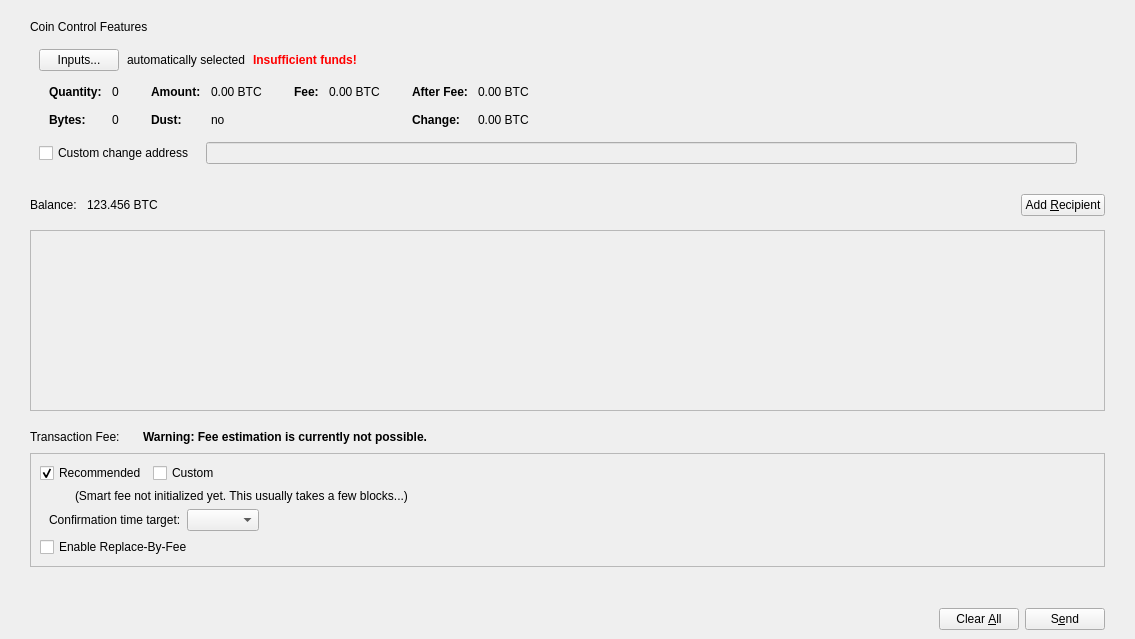
<?xml version="1.0" encoding="UTF-8"?>
<ui version="4.0">
 <class>SendCoinsDialog</class>
 <widget class="QDialog" name="SendCoinsDialog">
  <property name="geometry">
   <rect>
    <x>0</x>
    <y>0</y>
    <width>1135</width>
    <height>639</height>
   </rect>
  </property>
  <property name="windowTitle">
   <string>Send Coins</string>
  </property>
  <layout class="QVBoxLayout" name="verticalLayout_6">
   <property name="leftMargin">
    <number>0</number>
   </property>
   <property name="rightMargin">
    <number>0</number>
   </property>
   <property name="bottomMargin">
    <number>0</number>
   </property>
   <item>
    <layout class="QVBoxLayout" name="verticalLayout_11">
     <property name="leftMargin">
      <number>30</number>
     </property>
     <property name="topMargin">
      <number>9</number>
     </property>
     <property name="rightMargin">
      <number>30</number>
     </property>
     <item>
      <widget class="QWidget" name="coinControlWidget" native="true">
       <layout class="QVBoxLayout" name="verticalLayout_9">
        <property name="leftMargin">
         <number>0</number>
        </property>
        <property name="topMargin">
         <number>0</number>
        </property>
        <property name="rightMargin">
         <number>0</number>
        </property>
        <property name="bottomMargin">
         <number>0</number>
        </property>
        <item>
         <widget class="QLabel" name="label_2">
          <property name="text">
           <string>Coin Control Features</string>
          </property>
         </widget>
        </item>
        <item>
         <widget class="QWidget" name="coinControlContentsWidget" native="true">
          <layout class="QVBoxLayout" name="verticalLayout_8">
           <property name="bottomMargin">
            <number>6</number>
           </property>
           <item>
            <layout class="QVBoxLayout" name="verticalLayoutCoinControl" stretch="0,0,0,1">
             <property name="spacing">
              <number>0</number>
             </property>
             <item>
              <layout class="QHBoxLayout" name="horizontalLayoutCoinControl2" stretch="0,0,0,0">
               <property name="spacing">
                <number>8</number>
               </property>
               <property name="bottomMargin">
                <number>10</number>
               </property>
               <item>
                <widget class="QPushButton" name="pushButtonCoinControl">
                 <property name="styleSheet">
                  <string notr="true"/>
                 </property>
                 <property name="text">
                  <string>Inputs...</string>
                 </property>
                 <property name="autoDefault">
                  <bool>false</bool>
                 </property>
                </widget>
               </item>
               <item>
                <widget class="QLabel" name="labelCoinControlAutomaticallySelected">
                 <property name="text">
                  <string>automatically selected</string>
                 </property>
                 <property name="margin">
                  <number>5</number>
                 </property>
                </widget>
               </item>
               <item>
                <widget class="QLabel" name="labelCoinControlInsuffFunds">
                 <property name="font">
                  <font>
                   <weight>75</weight>
                   <bold>true</bold>
                  </font>
                 </property>
                 <property name="styleSheet">
                  <string notr="true">color:red;font-weight:bold;</string>
                 </property>
                 <property name="text">
                  <string>Insufficient funds!</string>
                 </property>
                 <property name="margin">
                  <number>5</number>
                 </property>
                </widget>
               </item>
               <item>
                <spacer name="horizontalSpacerCoinControl">
                 <property name="orientation">
                  <enum>Qt::Horizontal</enum>
                 </property>
                 <property name="sizeHint" stdset="0">
                  <size>
                   <width>40</width>
                   <height>1</height>
                  </size>
                 </property>
                </spacer>
               </item>
              </layout>
             </item>
             <item>
              <widget class="QWidget" name="widgetCoinControl" native="true">
               <property name="sizePolicy">
                <sizepolicy hsizetype="Preferred" vsizetype="Preferred">
                 <horstretch>0</horstretch>
                 <verstretch>0</verstretch>
                </sizepolicy>
               </property>
               <property name="minimumSize">
                <size>
                 <width>0</width>
                 <height>0</height>
                </size>
               </property>
               <property name="styleSheet">
                <string notr="true"/>
               </property>
               <layout class="QHBoxLayout" name="horizontalLayoutCoinControl5">
                <property name="leftMargin">
                 <number>0</number>
                </property>
                <property name="topMargin">
                 <number>0</number>
                </property>
                <property name="rightMargin">
                 <number>0</number>
                </property>
                <property name="bottomMargin">
                 <number>0</number>
                </property>
                <item>
                 <layout class="QHBoxLayout" name="horizontalLayoutCoinControl3" stretch="0,0,0,1">
                  <property name="spacing">
                   <number>20</number>
                  </property>
                  <property name="topMargin">
                   <number>0</number>
                  </property>
                  <property name="bottomMargin">
                   <number>10</number>
                  </property>
                  <item>
                   <layout class="QFormLayout" name="formLayoutCoinControl1">
                    <property name="horizontalSpacing">
                     <number>10</number>
                    </property>
                    <property name="verticalSpacing">
                     <number>14</number>
                    </property>
                    <property name="leftMargin">
                     <number>10</number>
                    </property>
                    <property name="topMargin">
                     <number>4</number>
                    </property>
                    <property name="rightMargin">
                     <number>6</number>
                    </property>
                    <item row="0" column="0">
                     <widget class="QLabel" name="labelCoinControlQuantityText">
                      <property name="font">
                       <font>
                        <weight>75</weight>
                        <bold>true</bold>
                       </font>
                      </property>
                      <property name="text">
                       <string>Quantity:</string>
                      </property>
                      <property name="margin">
                       <number>0</number>
                      </property>
                     </widget>
                    </item>
                    <item row="0" column="1">
                     <widget class="QLabel" name="labelCoinControlQuantity">
                      <property name="cursor">
                       <cursorShape>IBeamCursor</cursorShape>
                      </property>
                      <property name="contextMenuPolicy">
                       <enum>Qt::ActionsContextMenu</enum>
                      </property>
                      <property name="text">
                       <string notr="true">0</string>
                      </property>
                      <property name="margin">
                       <number>0</number>
                      </property>
                      <property name="textInteractionFlags">
                       <set>Qt::LinksAccessibleByMouse|Qt::TextSelectableByMouse</set>
                      </property>
                     </widget>
                    </item>
                    <item row="1" column="0">
                     <widget class="QLabel" name="labelCoinControlBytesText">
                      <property name="font">
                       <font>
                        <weight>75</weight>
                        <bold>true</bold>
                       </font>
                      </property>
                      <property name="text">
                       <string>Bytes:</string>
                      </property>
                     </widget>
                    </item>
                    <item row="1" column="1">
                     <widget class="QLabel" name="labelCoinControlBytes">
                      <property name="cursor">
                       <cursorShape>IBeamCursor</cursorShape>
                      </property>
                      <property name="contextMenuPolicy">
                       <enum>Qt::ActionsContextMenu</enum>
                      </property>
                      <property name="text">
                       <string notr="true">0</string>
                      </property>
                      <property name="textInteractionFlags">
                       <set>Qt::LinksAccessibleByMouse|Qt::TextSelectableByMouse</set>
                      </property>
                     </widget>
                    </item>
                   </layout>
                  </item>
                  <item>
                   <layout class="QFormLayout" name="formLayoutCoinControl2">
                    <property name="horizontalSpacing">
                     <number>10</number>
                    </property>
                    <property name="verticalSpacing">
                     <number>14</number>
                    </property>
                    <property name="leftMargin">
                     <number>6</number>
                    </property>
                    <property name="topMargin">
                     <number>4</number>
                    </property>
                    <property name="rightMargin">
                     <number>6</number>
                    </property>
                    <item row="0" column="0">
                     <widget class="QLabel" name="labelCoinControlAmountText">
                      <property name="font">
                       <font>
                        <weight>75</weight>
                        <bold>true</bold>
                       </font>
                      </property>
                      <property name="text">
                       <string>Amount:</string>
                      </property>
                      <property name="margin">
                       <number>0</number>
                      </property>
                     </widget>
                    </item>
                    <item row="0" column="1">
                     <widget class="QLabel" name="labelCoinControlAmount">
                      <property name="cursor">
                       <cursorShape>IBeamCursor</cursorShape>
                      </property>
                      <property name="contextMenuPolicy">
                       <enum>Qt::ActionsContextMenu</enum>
                      </property>
                      <property name="text">
                       <string notr="true">0.00 BTC</string>
                      </property>
                      <property name="textInteractionFlags">
                       <set>Qt::LinksAccessibleByMouse|Qt::TextSelectableByMouse</set>
                      </property>
                     </widget>
                    </item>
                    <item row="1" column="0">
                     <widget class="QLabel" name="labelCoinControlLowOutputText">
                      <property name="font">
                       <font>
                        <weight>75</weight>
                        <bold>true</bold>
                       </font>
                      </property>
                      <property name="text">
                       <string>Dust:</string>
                      </property>
                     </widget>
                    </item>
                    <item row="1" column="1">
                     <widget class="QLabel" name="labelCoinControlLowOutput">
                      <property name="cursor">
                       <cursorShape>IBeamCursor</cursorShape>
                      </property>
                      <property name="contextMenuPolicy">
                       <enum>Qt::ActionsContextMenu</enum>
                      </property>
                      <property name="text">
                       <string notr="true">no</string>
                      </property>
                      <property name="textInteractionFlags">
                       <set>Qt::LinksAccessibleByMouse|Qt::TextSelectableByMouse</set>
                      </property>
                     </widget>
                    </item>
                   </layout>
                  </item>
                  <item>
                   <layout class="QFormLayout" name="formLayoutCoinControl3">
                    <property name="horizontalSpacing">
                     <number>10</number>
                    </property>
                    <property name="verticalSpacing">
                     <number>14</number>
                    </property>
                    <property name="leftMargin">
                     <number>6</number>
                    </property>
                    <property name="topMargin">
                     <number>4</number>
                    </property>
                    <property name="rightMargin">
                     <number>6</number>
                    </property>
                    <item row="0" column="0">
                     <widget class="QLabel" name="labelCoinControlFeeText">
                      <property name="font">
                       <font>
                        <weight>75</weight>
                        <bold>true</bold>
                       </font>
                      </property>
                      <property name="text">
                       <string>Fee:</string>
                      </property>
                      <property name="margin">
                       <number>0</number>
                      </property>
                     </widget>
                    </item>
                    <item row="0" column="1">
                     <widget class="QLabel" name="labelCoinControlFee">
                      <property name="cursor">
                       <cursorShape>IBeamCursor</cursorShape>
                      </property>
                      <property name="contextMenuPolicy">
                       <enum>Qt::ActionsContextMenu</enum>
                      </property>
                      <property name="text">
                       <string notr="true">0.00 BTC</string>
                      </property>
                      <property name="textInteractionFlags">
                       <set>Qt::LinksAccessibleByMouse|Qt::TextSelectableByMouse</set>
                      </property>
                     </widget>
                    </item>
                   </layout>
                  </item>
                  <item>
                   <layout class="QFormLayout" name="formLayoutCoinControl4">
                    <property name="horizontalSpacing">
                     <number>10</number>
                    </property>
                    <property name="verticalSpacing">
                     <number>14</number>
                    </property>
                    <property name="leftMargin">
                     <number>6</number>
                    </property>
                    <property name="topMargin">
                     <number>4</number>
                    </property>
                    <property name="rightMargin">
                     <number>6</number>
                    </property>
                    <item row="0" column="0">
                     <widget class="QLabel" name="labelCoinControlAfterFeeText">
                      <property name="font">
                       <font>
                        <weight>75</weight>
                        <bold>true</bold>
                       </font>
                      </property>
                      <property name="text">
                       <string>After Fee:</string>
                      </property>
                      <property name="margin">
                       <number>0</number>
                      </property>
                     </widget>
                    </item>
                    <item row="0" column="1">
                     <widget class="QLabel" name="labelCoinControlAfterFee">
                      <property name="cursor">
                       <cursorShape>IBeamCursor</cursorShape>
                      </property>
                      <property name="contextMenuPolicy">
                       <enum>Qt::ActionsContextMenu</enum>
                      </property>
                      <property name="text">
                       <string notr="true">0.00 BTC</string>
                      </property>
                      <property name="textInteractionFlags">
                       <set>Qt::LinksAccessibleByMouse|Qt::TextSelectableByMouse</set>
                      </property>
                     </widget>
                    </item>
                    <item row="1" column="0">
                     <widget class="QLabel" name="labelCoinControlChangeText">
                      <property name="font">
                       <font>
                        <weight>75</weight>
                        <bold>true</bold>
                       </font>
                      </property>
                      <property name="text">
                       <string>Change:</string>
                      </property>
                     </widget>
                    </item>
                    <item row="1" column="1">
                     <widget class="QLabel" name="labelCoinControlChange">
                      <property name="cursor">
                       <cursorShape>IBeamCursor</cursorShape>
                      </property>
                      <property name="contextMenuPolicy">
                       <enum>Qt::ActionsContextMenu</enum>
                      </property>
                      <property name="text">
                       <string notr="true">0.00 BTC</string>
                      </property>
                      <property name="textInteractionFlags">
                       <set>Qt::LinksAccessibleByMouse|Qt::TextSelectableByMouse</set>
                      </property>
                     </widget>
                    </item>
                   </layout>
                  </item>
                 </layout>
                </item>
               </layout>
              </widget>
             </item>
             <item>
              <layout class="QHBoxLayout" name="horizontalLayoutCoinControl4" stretch="0,0,0">
               <property name="spacing">
                <number>12</number>
               </property>
               <property name="sizeConstraint">
                <enum>QLayout::SetDefaultConstraint</enum>
               </property>
               <property name="topMargin">
                <number>5</number>
               </property>
               <property name="rightMargin">
                <number>0</number>
               </property>
               <item>
                <widget class="QCheckBox" name="checkBoxCoinControlChange">
                 <property name="toolTip">
                  <string>If this is activated, but the change address is empty or invalid, change will be sent to a newly generated address.</string>
                 </property>
                 <property name="text">
                  <string>Custom change address</string>
                 </property>
                </widget>
               </item>
               <item>
                <widget class="QValidatedLineEdit" name="lineEditCoinControlChange">
                 <property name="enabled">
                  <bool>false</bool>
                 </property>
                 <property name="sizePolicy">
                  <sizepolicy hsizetype="Expanding" vsizetype="Fixed">
                   <horstretch>0</horstretch>
                   <verstretch>0</verstretch>
                  </sizepolicy>
                 </property>
                </widget>
               </item>
               <item>
                <widget class="QLabel" name="labelCoinControlChangeLabel">
                 <property name="sizePolicy">
                  <sizepolicy hsizetype="Preferred" vsizetype="Expanding">
                   <horstretch>0</horstretch>
                   <verstretch>0</verstretch>
                  </sizepolicy>
                 </property>
                 <property name="minimumSize">
                  <size>
                   <width>0</width>
                   <height>0</height>
                  </size>
                 </property>
                 <property name="text">
                  <string/>
                 </property>
                 <property name="margin">
                  <number>3</number>
                 </property>
                </widget>
               </item>
              </layout>
             </item>
             <item>
              <spacer name="verticalSpacerCoinControl">
               <property name="orientation">
                <enum>Qt::Vertical</enum>
               </property>
               <property name="sizeHint" stdset="0">
                <size>
                 <width>800</width>
                 <height>1</height>
                </size>
               </property>
              </spacer>
             </item>
            </layout>
           </item>
          </layout>
         </widget>
        </item>
       </layout>
      </widget>
     </item>
    </layout>
   </item>
   <item>
    <widget class="QWidget" name="widgetRecipients" native="true">
     <property name="sizePolicy">
      <sizepolicy hsizetype="Preferred" vsizetype="Preferred">
       <horstretch>0</horstretch>
       <verstretch>1</verstretch>
      </sizepolicy>
     </property>
     <layout class="QVBoxLayout" name="verticalLayout_7">
      <property name="spacing">
       <number>0</number>
      </property>
      <property name="leftMargin">
       <number>30</number>
      </property>
      <property name="topMargin">
       <number>0</number>
      </property>
      <property name="rightMargin">
       <number>30</number>
      </property>
      <property name="bottomMargin">
       <number>0</number>
      </property>
      <item>
       <layout class="QHBoxLayout" name="horizontalLayout_4">
        <property name="topMargin">
         <number>3</number>
        </property>
        <property name="rightMargin">
         <number>0</number>
        </property>
        <property name="bottomMargin">
         <number>0</number>
        </property>
        <item>
         <widget class="QLabel" name="label">
          <property name="sizePolicy">
           <sizepolicy hsizetype="Preferred" vsizetype="Preferred">
            <horstretch>0</horstretch>
            <verstretch>0</verstretch>
           </sizepolicy>
          </property>
          <property name="minimumSize">
           <size>
            <width>20</width>
            <height>50</height>
           </size>
          </property>
          <property name="text">
           <string>Balance:</string>
          </property>
         </widget>
        </item>
        <item>
         <spacer name="horizontalSpacer_8">
          <property name="orientation">
           <enum>Qt::Horizontal</enum>
          </property>
          <property name="sizeType">
           <enum>QSizePolicy::Fixed</enum>
          </property>
          <property name="sizeHint" stdset="0">
           <size>
            <width>10</width>
            <height>20</height>
           </size>
          </property>
         </spacer>
        </item>
        <item>
         <widget class="QLabel" name="labelBalance">
          <property name="sizePolicy">
           <sizepolicy hsizetype="Preferred" vsizetype="Preferred">
            <horstretch>0</horstretch>
            <verstretch>0</verstretch>
           </sizepolicy>
          </property>
          <property name="minimumSize">
           <size>
            <width>20</width>
            <height>50</height>
           </size>
          </property>
          <property name="cursor">
           <cursorShape>IBeamCursor</cursorShape>
          </property>
          <property name="text">
           <string notr="true">123.456 BTC</string>
          </property>
          <property name="textInteractionFlags">
           <set>Qt::LinksAccessibleByMouse|Qt::TextSelectableByMouse</set>
          </property>
         </widget>
        </item>
        <item>
         <spacer name="horizontalSpacer_7">
          <property name="orientation">
           <enum>Qt::Horizontal</enum>
          </property>
          <property name="sizeHint" stdset="0">
           <size>
            <width>40</width>
            <height>20</height>
           </size>
          </property>
         </spacer>
        </item>
        <item>
         <widget class="BCSPushButton" name="addButton">
          <property name="toolTip">
           <string>Send to multiple recipients at once</string>
          </property>
          <property name="text">
           <string>Add &amp;Recipient</string>
          </property>
          <property name="icon">
           <iconset resource="../bitcoin.qrc">
            <normaloff>:/icons/add_recipient</normaloff>:/icons/add_recipient</iconset>
          </property>
          <property name="autoDefault">
           <bool>false</bool>
          </property>
         </widget>
        </item>
       </layout>
      </item>
      <item>
       <widget class="QScrollArea" name="scrollArea">
        <property name="widgetResizable">
         <bool>true</bool>
        </property>
        <widget class="QWidget" name="scrollAreaWidgetContents">
         <property name="geometry">
          <rect>
           <x>0</x>
           <y>0</y>
           <width>1073</width>
           <height>72</height>
          </rect>
         </property>
         <layout class="QVBoxLayout" name="verticalLayout_2" stretch="0,1">
          <property name="leftMargin">
           <number>0</number>
          </property>
          <property name="topMargin">
           <number>0</number>
          </property>
          <property name="rightMargin">
           <number>0</number>
          </property>
          <property name="bottomMargin">
           <number>0</number>
          </property>
          <item>
           <layout class="QVBoxLayout" name="entries">
            <property name="spacing">
             <number>6</number>
            </property>
           </layout>
          </item>
          <item>
           <spacer name="verticalSpacer">
            <property name="orientation">
             <enum>Qt::Vertical</enum>
            </property>
            <property name="sizeHint" stdset="0">
             <size>
              <width>20</width>
              <height>0</height>
             </size>
            </property>
           </spacer>
          </item>
         </layout>
        </widget>
       </widget>
      </item>
     </layout>
    </widget>
   </item>
   <item>
    <spacer name="verticalSpacer_2">
     <property name="orientation">
      <enum>Qt::Vertical</enum>
     </property>
     <property name="sizeType">
      <enum>QSizePolicy::Fixed</enum>
     </property>
     <property name="sizeHint" stdset="0">
      <size>
       <width>20</width>
       <height>10</height>
      </size>
     </property>
    </spacer>
   </item>
   <item>
    <layout class="QVBoxLayout" name="verticalLayout_10">
     <property name="leftMargin">
      <number>30</number>
     </property>
     <property name="rightMargin">
      <number>30</number>
     </property>
     <property name="bottomMargin">
      <number>20</number>
     </property>
     <item>
      <layout class="QHBoxLayout" name="horizontalLayoutFee1">
       <property name="bottomMargin">
        <number>0</number>
       </property>
       <item>
        <layout class="QVBoxLayout" name="verticalLayoutFee7">
         <property name="spacing">
          <number>0</number>
         </property>
         <item>
          <layout class="QHBoxLayout" name="horizontalLayoutSmartFee">
           <property name="spacing">
            <number>10</number>
           </property>
           <item>
            <widget class="QLabel" name="labelFeeHeadline">
             <property name="sizePolicy">
              <sizepolicy hsizetype="Preferred" vsizetype="Maximum">
               <horstretch>0</horstretch>
               <verstretch>0</verstretch>
              </sizepolicy>
             </property>
             <property name="font">
              <font>
               <weight>50</weight>
               <bold>false</bold>
              </font>
             </property>
             <property name="text">
              <string>Transaction Fee:</string>
             </property>
            </widget>
           </item>
           <item>
            <widget class="QLabel" name="labelFeeMinimized">
             <property name="text">
              <string/>
             </property>
            </widget>
           </item>
          </layout>
         </item>
        </layout>
       </item>
       <item>
        <widget class="QLabel" name="fallbackFeeWarningLabel">
         <property name="font">
          <font>
           <weight>75</weight>
           <bold>true</bold>
          </font>
         </property>
         <property name="toolTip">
          <string>Using the fallbackfee can result in sending a transaction that will take several hours or days (or never) to confirm. Consider choosing your fee manually or wait until you have validated the complete chain.</string>
         </property>
         <property name="text">
          <string>Warning: Fee estimation is currently not possible.</string>
         </property>
         <property name="wordWrap">
          <bool>false</bool>
         </property>
        </widget>
       </item>
       <item>
        <spacer name="horizontalSpacer_4">
         <property name="orientation">
          <enum>Qt::Horizontal</enum>
         </property>
         <property name="sizeType">
          <enum>QSizePolicy::MinimumExpanding</enum>
         </property>
         <property name="sizeHint" stdset="0">
          <size>
           <width>40</width>
           <height>20</height>
          </size>
         </property>
        </spacer>
       </item>
      </layout>
     </item>
     <item>
      <widget class="QFrame" name="frameFee">
       <property name="sizePolicy">
        <sizepolicy hsizetype="Expanding" vsizetype="Expanding">
         <horstretch>0</horstretch>
         <verstretch>0</verstretch>
        </sizepolicy>
       </property>
       <property name="maximumSize">
        <size>
         <width>16777215</width>
         <height>16777215</height>
        </size>
       </property>
       <property name="frameShape">
        <enum>QFrame::StyledPanel</enum>
       </property>
       <property name="frameShadow">
        <enum>QFrame::Sunken</enum>
       </property>
       <layout class="QVBoxLayout" name="verticalLayout_5">
        <item>
         <layout class="QHBoxLayout" name="horizontalLayout_3">
          <item>
           <widget class="QCheckBox" name="radioSmartFee">
            <property name="text">
             <string>Recommended</string>
            </property>
            <property name="checked">
             <bool>true</bool>
            </property>
            <attribute name="buttonGroup">
             <string notr="true">groupFee</string>
            </attribute>
           </widget>
          </item>
          <item>
           <widget class="QCheckBox" name="radioCustomFee">
            <property name="text">
             <string>Custom</string>
            </property>
            <attribute name="buttonGroup">
             <string notr="true">groupFee</string>
            </attribute>
           </widget>
          </item>
          <item>
           <spacer name="horizontalSpacer_3">
            <property name="orientation">
             <enum>Qt::Horizontal</enum>
            </property>
            <property name="sizeHint" stdset="0">
             <size>
              <width>40</width>
              <height>20</height>
             </size>
            </property>
           </spacer>
          </item>
         </layout>
        </item>
        <item>
         <widget class="QFrame" name="frameFeeSelection">
          <layout class="QVBoxLayout" name="verticalLayout_4">
           <property name="leftMargin">
            <number>9</number>
           </property>
           <property name="topMargin">
            <number>0</number>
           </property>
           <property name="rightMargin">
            <number>0</number>
           </property>
           <property name="bottomMargin">
            <number>0</number>
           </property>
           <item>
            <widget class="QStackedWidget" name="stackedFeeTypes">
             <property name="currentIndex">
              <number>0</number>
             </property>
             <widget class="QWidget" name="page">
              <layout class="QVBoxLayout" name="verticalLayout_3">
               <property name="leftMargin">
                <number>0</number>
               </property>
               <property name="topMargin">
                <number>0</number>
               </property>
               <property name="rightMargin">
                <number>0</number>
               </property>
               <property name="bottomMargin">
                <number>0</number>
               </property>
               <item>
                <layout class="QHBoxLayout" name="horizontalLayoutFee12">
                 <item>
                  <widget class="QLabel" name="labelSmartFee">
                   <property name="text">
                    <string/>
                   </property>
                   <property name="margin">
                    <number>2</number>
                   </property>
                  </widget>
                 </item>
                 <item>
                  <widget class="QLabel" name="labelFeeEstimation">
                   <property name="text">
                    <string/>
                   </property>
                  </widget>
                 </item>
                 <item>
                  <widget class="QLabel" name="labelSmartFee2">
                   <property name="text">
                    <string>(Smart fee not initialized yet. This usually takes a few blocks...)</string>
                   </property>
                   <property name="margin">
                    <number>2</number>
                   </property>
                  </widget>
                 </item>
                 <item>
                  <spacer name="horizontalSpacer_5">
                   <property name="orientation">
                    <enum>Qt::Horizontal</enum>
                   </property>
                   <property name="sizeHint" stdset="0">
                    <size>
                     <width>1</width>
                     <height>1</height>
                    </size>
                   </property>
                  </spacer>
                 </item>
                </layout>
               </item>
               <item>
                <layout class="QHBoxLayout" name="horizontalLayoutFee9">
                 <item>
                  <layout class="QVBoxLayout" name="verticalLayoutFee6">
                   <item>
                    <widget class="QLabel" name="labelSmartFee3">
                     <property name="text">
                      <string>Confirmation time target:</string>
                     </property>
                     <property name="margin">
                      <number>2</number>
                     </property>
                    </widget>
                   </item>
                  </layout>
                 </item>
                 <item>
                  <layout class="QVBoxLayout" name="verticalLayoutFee5">
                   <property name="rightMargin">
                    <number>30</number>
                   </property>
                   <item>
                    <layout class="QHBoxLayout" name="horizontalLayoutConfTarget">
                     <property name="bottomMargin">
                      <number>0</number>
                     </property>
                     <item>
                      <widget class="QComboBox" name="confTargetSelector"/>
                     </item>
                     <item>
                      <spacer name="horizontalSpacerConfTarget">
                       <property name="orientation">
                        <enum>Qt::Horizontal</enum>
                       </property>
                       <property name="sizeHint" stdset="0">
                        <size>
                         <width>40</width>
                         <height>20</height>
                        </size>
                       </property>
                      </spacer>
                     </item>
                    </layout>
                   </item>
                  </layout>
                 </item>
                </layout>
               </item>
              </layout>
             </widget>
             <widget class="QWidget" name="page_2">
              <layout class="QVBoxLayout" name="verticalLayout">
               <property name="leftMargin">
                <number>0</number>
               </property>
               <property name="topMargin">
                <number>0</number>
               </property>
               <property name="rightMargin">
                <number>0</number>
               </property>
               <property name="bottomMargin">
                <number>0</number>
               </property>
               <item>
                <layout class="QHBoxLayout" name="horizontalLayoutFee13">
                 <item>
                  <widget class="QLabel" name="labelCustomPerKilobyte">
                   <property name="toolTip">
                    <string>If the custom fee is set to 1000 satoshis and the transaction is only 250 bytes, then &quot;per kilobyte&quot; only pays 250 satoshis in fee, while &quot;total at least&quot; pays 1000 satoshis. For transactions bigger than a kilobyte both pay by kilobyte.</string>
                   </property>
                   <property name="text">
                    <string>per kilobyte</string>
                   </property>
                  </widget>
                 </item>
                 <item>
                  <widget class="BitcoinAmountField" name="customFee"/>
                 </item>
                 <item>
                  <spacer name="horizontalSpacer_6">
                   <property name="orientation">
                    <enum>Qt::Horizontal</enum>
                   </property>
                   <property name="sizeHint" stdset="0">
                    <size>
                     <width>1</width>
                     <height>1</height>
                    </size>
                   </property>
                  </spacer>
                 </item>
                </layout>
               </item>
               <item>
                <layout class="QHBoxLayout" name="horizontalLayoutFee8">
                 <item>
                  <widget class="QLabel" name="labelCustomFeeWarning">
                   <property name="enabled">
                    <bool>true</bool>
                   </property>
                   <property name="toolTip">
                    <string>When there is less transaction volume than space in the blocks, miners as well as relaying nodes may enforce a minimum fee. Paying only this minimum fee is just fine, but be aware that this can result in a never confirming transaction once there is more demand for bitcoin transactions than the network can process.</string>
                   </property>
                   <property name="text">
                    <string>A too low fee might result in a never confirming transaction (read the tooltip)</string>
                   </property>
                  </widget>
                 </item>
                 <item>
                  <spacer name="horizontalSpacer_2">
                   <property name="orientation">
                    <enum>Qt::Horizontal</enum>
                   </property>
                   <property name="sizeHint" stdset="0">
                    <size>
                     <width>1</width>
                     <height>1</height>
                    </size>
                   </property>
                  </spacer>
                 </item>
                </layout>
               </item>
              </layout>
             </widget>
            </widget>
           </item>
          </layout>
         </widget>
        </item>
        <item>
         <widget class="QCheckBox" name="optInRBF">
          <property name="toolTip">
           <string>With Replace-By-Fee (BIP-125) you can increase a transaction's fee after it is sent. Without this, a higher fee may be recommended to compensate for increased transaction delay risk.</string>
          </property>
          <property name="text">
           <string>Enable Replace-By-Fee</string>
          </property>
         </widget>
        </item>
       </layout>
      </widget>
     </item>
    </layout>
   </item>
   <item>
    <widget class="QWidget" name="buttonsContainerWhite" native="true">
     <layout class="QHBoxLayout" name="horizontalLayout_2">
      <property name="leftMargin">
       <number>30</number>
      </property>
      <property name="topMargin">
       <number>15</number>
      </property>
      <property name="rightMargin">
       <number>30</number>
      </property>
      <item>
       <spacer name="horizontalSpacer">
        <property name="orientation">
         <enum>Qt::Horizontal</enum>
        </property>
        <property name="sizeHint" stdset="0">
         <size>
          <width>40</width>
          <height>20</height>
         </size>
        </property>
       </spacer>
      </item>
      <item>
       <widget class="QPushButton" name="clearButton">
        <property name="sizePolicy">
         <sizepolicy hsizetype="Minimum" vsizetype="Fixed">
          <horstretch>0</horstretch>
          <verstretch>0</verstretch>
         </sizepolicy>
        </property>
        <property name="toolTip">
         <string>Clear all fields of the form.</string>
        </property>
        <property name="text">
         <string>Clear &amp;All</string>
        </property>
        <property name="autoDefault">
         <bool>false</bool>
        </property>
       </widget>
      </item>
      <item>
       <widget class="QPushButton" name="sendButton">
        <property name="toolTip">
         <string>Confirm the send action</string>
        </property>
        <property name="text">
         <string>S&amp;end</string>
        </property>
        <property name="autoDefault">
         <bool>false</bool>
        </property>
        <property name="default">
         <bool>false</bool>
        </property>
       </widget>
      </item>
     </layout>
    </widget>
   </item>
  </layout>
 </widget>
 <customwidgets>
  <customwidget>
   <class>QValidatedLineEdit</class>
   <extends>QLineEdit</extends>
   <header>qt/qvalidatedlineedit.h</header>
  </customwidget>
  <customwidget>
   <class>BitcoinAmountField</class>
   <extends>QLineEdit</extends>
   <header>qt/bitcoinamountfield.h</header>
   <container>1</container>
  </customwidget>
  <customwidget>
   <class>BCSPushButton</class>
   <extends>QPushButton</extends>
   <header>qt/bcspushbutton.h</header>
  </customwidget>
 </customwidgets>
 <resources>
  <include location="../bitcoin.qrc"/>
 </resources>
 <connections/>
 <buttongroups>
  <buttongroup name="groupFee"/>
 </buttongroups>
</ui>
